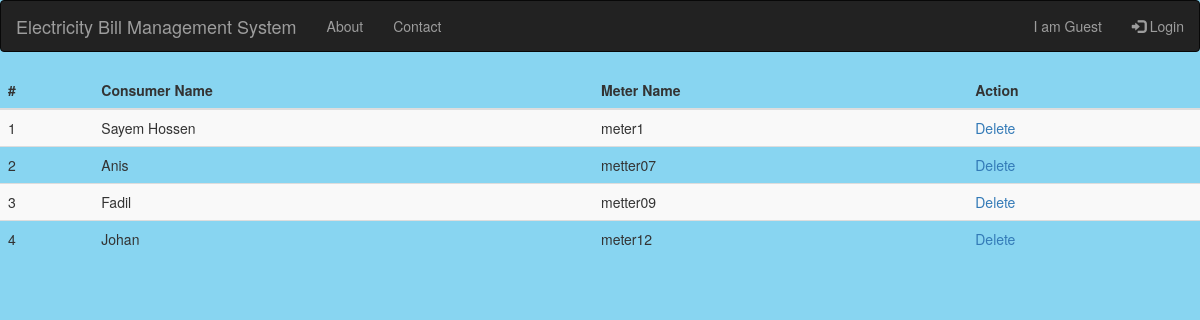
The page /metterlist.php on the database its author committed.
### tables this page shows
CREATE TABLE `meters` (
  `id` int(11) NOT NULL,
  `user_id` int(11) NOT NULL,
  `meter_name` varchar(250) NOT NULL
);

CREATE TABLE `users` (
  `id` int(11) NOT NULL,
  `name` varchar(255) NOT NULL,
  `address` varchar(255) NOT NULL,
  `phone` varchar(30) NOT NULL,
  `email` varchar(255) NOT NULL,
  `password` varchar(30) NOT NULL,
  `types` varchar(50) NOT NULL
);

### metterlist.php (the view, shortened to what this page needs)
           	<?php
include 'include/header.php';
$db=new Database();
$conn=$db->connect();
$sql="SELECT users.* ,meters.* FROM users INNER JOIN meters on users.id=meters.user_id WHERE users.types='consumer'";
$stmt=$conn->prepare($sql);
$stmt->execute();
?>
<div class="userlist">
	<table class="table table-striped">
		<thead>
			<tr>
				<th scope="col">#</th>
				<th scope="col">Consumer Name</th>
				<th scope="col">Meter Name</th>
				<th scope="col">Action</th>
			</tr>
		</thead>
		<tbody>
			<?php
			if($stmt->rowCount()>0) {
				$id=1;
				while($result = $stmt->fetch(PDO::FETCH_ASSOC)){
					?>
					<tr>
	        	<td><?php echo $id; ?></td>
	        	<td><?php echo $result['name'] ?></td>
				<td><?php echo $result['meter_name'] ?></td>
				<?php
				$id++;
					?>
				    <td>
					<a href="Api/deletmeter.api.php?delmetid=<?php echo $result['user_id'] ?> "onclick="return confirm('Are you sure to Delete');">Delete</a></td>
					<?php
					echo "</tr>";
						};
			}
			?>
			</tbody>
		</table>
	</div>

### rows shown on the page
meters: user.name "Sayem Hossen", meter_name "meter1"
meters: user.name "Anis", meter_name "metter07"
meters: user.name "Fadil", meter_name "metter09"
meters: user.name "Johan", meter_name "meter12"
